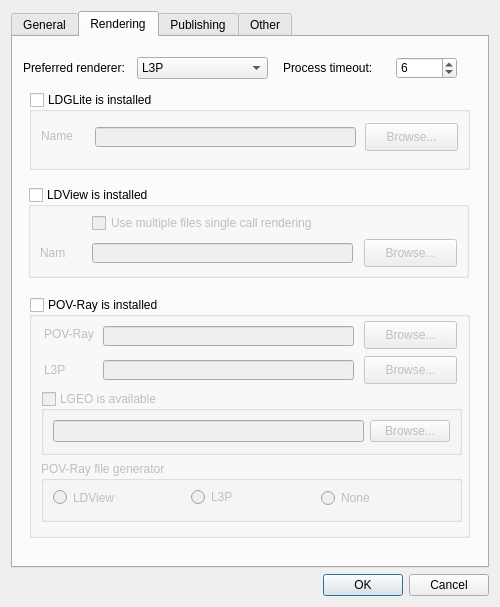
<?xml version="1.0" encoding="UTF-8"?>
<ui version="4.0">
 <author>Travis Cobbs</author>
 <class>PreferencesDialog</class>
 <widget class="QDialog" name="PreferencesDialog">
  <property name="geometry">
   <rect>
    <x>0</x>
    <y>0</y>
    <width>500</width>
    <height>607</height>
   </rect>
  </property>
  <property name="windowTitle">
   <string>LPub3D Preferences</string>
  </property>
  <layout class="QGridLayout" name="gridLayout_6">
   <item row="2" column="0">
    <widget class="QDialogButtonBox" name="buttonBox">
     <property name="orientation">
      <enum>Qt::Horizontal</enum>
     </property>
     <property name="standardButtons">
      <set>QDialogButtonBox::Cancel|QDialogButtonBox::Ok</set>
     </property>
    </widget>
   </item>
   <item row="1" column="0">
    <widget class="QTabWidget" name="tabWidget">
     <property name="currentIndex">
      <number>1</number>
     </property>
     <widget class="QWidget" name="tabGeneral">
      <attribute name="title">
       <string>General</string>
      </attribute>
      <widget class="QGroupBox" name="ldrawBox">
       <property name="geometry">
        <rect>
         <x>10</x>
         <y>15</y>
         <width>451</width>
         <height>91</height>
        </rect>
       </property>
       <property name="toolTip">
        <string>This directory contains the LDraw parts directory</string>
       </property>
       <property name="title">
        <string>LDraw Root Directory</string>
       </property>
       <property name="checkable">
        <bool>false</bool>
       </property>
       <property name="checked">
        <bool>false</bool>
       </property>
       <widget class="QLabel" name="label_6">
        <property name="geometry">
         <rect>
          <x>12</x>
          <y>43</y>
          <width>41</width>
          <height>16</height>
         </rect>
        </property>
        <property name="text">
         <string>Path</string>
        </property>
       </widget>
       <widget class="QLineEdit" name="ldrawPath">
        <property name="geometry">
         <rect>
          <x>59</x>
          <y>41</y>
          <width>281</width>
          <height>20</height>
         </rect>
        </property>
        <property name="minimumSize">
         <size>
          <width>200</width>
          <height>0</height>
         </size>
        </property>
       </widget>
       <widget class="QPushButton" name="browseLDraw">
        <property name="geometry">
         <rect>
          <x>346</x>
          <y>37</y>
          <width>93</width>
          <height>28</height>
         </rect>
        </property>
        <property name="toolTip">
         <string>Use directory dialog to find LDraw directory</string>
        </property>
        <property name="whatsThis">
         <string>This lets you find the LDraw directory</string>
        </property>
        <property name="text">
         <string>Browse...</string>
        </property>
       </widget>
      </widget>
      <widget class="QGroupBox" name="pliBox">
       <property name="geometry">
        <rect>
         <x>10</x>
         <y>235</y>
         <width>451</width>
         <height>91</height>
        </rect>
       </property>
       <property name="toolTip">
        <string>This file controls Part List parts orientation and size</string>
       </property>
       <property name="title">
        <string>Use PLI orientation/size control file</string>
       </property>
       <property name="checkable">
        <bool>true</bool>
       </property>
       <property name="checked">
        <bool>false</bool>
       </property>
       <widget class="QLabel" name="label_5">
        <property name="geometry">
         <rect>
          <x>14</x>
          <y>43</y>
          <width>41</width>
          <height>16</height>
         </rect>
        </property>
        <property name="text">
         <string>Name</string>
        </property>
       </widget>
       <widget class="QLineEdit" name="pliName">
        <property name="geometry">
         <rect>
          <x>59</x>
          <y>41</y>
          <width>281</width>
          <height>20</height>
         </rect>
        </property>
        <property name="minimumSize">
         <size>
          <width>200</width>
          <height>0</height>
         </size>
        </property>
       </widget>
       <widget class="QPushButton" name="browsePli">
        <property name="geometry">
         <rect>
          <x>346</x>
          <y>37</y>
          <width>93</width>
          <height>28</height>
         </rect>
        </property>
        <property name="toolTip">
         <string>Use directory dialog to find the PLI file</string>
        </property>
        <property name="whatsThis">
         <string>Use directory dialog to find the PLI file</string>
        </property>
        <property name="text">
         <string>Browse...</string>
        </property>
       </widget>
      </widget>
      <widget class="QGroupBox" name="fadeStepBox">
       <property name="geometry">
        <rect>
         <x>10</x>
         <y>125</y>
         <width>451</width>
         <height>91</height>
        </rect>
       </property>
       <property name="toolTip">
        <string>This setting allows you to fade previous build step parts </string>
       </property>
       <property name="title">
        <string>Enable Fade Steps</string>
       </property>
       <property name="checkable">
        <bool>true</bool>
       </property>
       <property name="checked">
        <bool>false</bool>
       </property>
       <widget class="QLabel" name="label_10">
        <property name="geometry">
         <rect>
          <x>29</x>
          <y>20</y>
          <width>111</width>
          <height>28</height>
         </rect>
        </property>
        <property name="text">
         <string>Default fade color</string>
        </property>
       </widget>
       <widget class="QComboBox" name="fadeStepColorsCombo">
        <property name="geometry">
         <rect>
          <x>150</x>
          <y>44</y>
          <width>281</width>
          <height>21</height>
         </rect>
        </property>
       </widget>
       <widget class="QLabel" name="fadeStepColorLabel">
        <property name="geometry">
         <rect>
          <x>30</x>
          <y>45</y>
          <width>111</width>
          <height>21</height>
         </rect>
        </property>
        <property name="frameShape">
         <enum>QFrame::Panel</enum>
        </property>
        <property name="frameShadow">
         <enum>QFrame::Sunken</enum>
        </property>
        <property name="text">
         <string/>
        </property>
       </widget>
      </widget>
      <widget class="QGroupBox" name="groupBox">
       <property name="geometry">
        <rect>
         <x>10</x>
         <y>345</y>
         <width>451</width>
         <height>71</height>
        </rect>
       </property>
       <property name="title">
        <string>Default Units</string>
       </property>
       <layout class="QHBoxLayout">
        <item>
         <widget class="QRadioButton" name="Centimeters">
          <property name="text">
           <string>Centimeters</string>
          </property>
         </widget>
        </item>
        <item>
         <widget class="QRadioButton" name="Inches">
          <property name="text">
           <string>Inches</string>
          </property>
         </widget>
        </item>
       </layout>
      </widget>
     </widget>
     <widget class="QWidget" name="tabRendering">
      <attribute name="title">
       <string>Rendering</string>
      </attribute>
      <widget class="QLabel" name="label_4">
       <property name="geometry">
        <rect>
         <x>10</x>
         <y>20</y>
         <width>116</width>
         <height>22</height>
        </rect>
       </property>
       <property name="sizePolicy">
        <sizepolicy hsizetype="Fixed" vsizetype="Preferred">
         <horstretch>0</horstretch>
         <verstretch>0</verstretch>
        </sizepolicy>
       </property>
       <property name="text">
        <string>Preferred renderer:</string>
       </property>
      </widget>
      <widget class="QComboBox" name="preferredRenderer">
       <property name="geometry">
        <rect>
         <x>124</x>
         <y>20</y>
         <width>131</width>
         <height>22</height>
        </rect>
       </property>
       <item>
        <property name="text">
         <string>L3P</string>
        </property>
       </item>
       <item>
        <property name="text">
         <string>LDGLite</string>
        </property>
       </item>
       <item>
        <property name="text">
         <string>LDView</string>
        </property>
       </item>
      </widget>
      <widget class="QGroupBox" name="POVRayBox">
       <property name="geometry">
        <rect>
         <x>16</x>
         <y>260</y>
         <width>441</width>
         <height>241</height>
        </rect>
       </property>
       <property name="title">
        <string>POV-Ray is installed</string>
       </property>
       <property name="checkable">
        <bool>true</bool>
       </property>
       <property name="checked">
        <bool>false</bool>
       </property>
       <widget class="QLabel" name="label_3">
        <property name="geometry">
         <rect>
          <x>15</x>
          <y>29</y>
          <width>51</width>
          <height>16</height>
         </rect>
        </property>
        <property name="text">
         <string>POV-Ray</string>
        </property>
       </widget>
       <widget class="QLineEdit" name="povrayPath">
        <property name="geometry">
         <rect>
          <x>74</x>
          <y>29</y>
          <width>251</width>
          <height>20</height>
         </rect>
        </property>
       </widget>
       <widget class="QPushButton" name="browsePOVRAY">
        <property name="geometry">
         <rect>
          <x>335</x>
          <y>24</y>
          <width>93</width>
          <height>28</height>
         </rect>
        </property>
        <property name="text">
         <string>Browse...</string>
        </property>
       </widget>
       <widget class="QGroupBox" name="lgeoBox">
        <property name="geometry">
         <rect>
          <x>12</x>
          <y>94</y>
          <width>421</width>
          <height>64</height>
         </rect>
        </property>
        <property name="toolTip">
         <string>This library provides higher quality rendering models for POV RAY</string>
        </property>
        <property name="title">
         <string>LGEO is available</string>
        </property>
        <property name="checkable">
         <bool>true</bool>
        </property>
        <property name="checked">
         <bool>false</bool>
        </property>
        <layout class="QGridLayout" name="gridLayout">
         <item row="0" column="0">
          <widget class="QLineEdit" name="lgeoPath">
           <property name="minimumSize">
            <size>
             <width>200</width>
             <height>0</height>
            </size>
           </property>
          </widget>
         </item>
         <item row="0" column="1">
          <widget class="QPushButton" name="browseLGEO">
           <property name="toolTip">
            <string>Use directory dialog to find LGEO directory</string>
           </property>
           <property name="whatsThis">
            <string>This lets you find the LGEO directory</string>
           </property>
           <property name="text">
            <string>Browse...</string>
           </property>
          </widget>
         </item>
        </layout>
       </widget>
       <widget class="QPushButton" name="browseL3P">
        <property name="geometry">
         <rect>
          <x>335</x>
          <y>59</y>
          <width>93</width>
          <height>28</height>
         </rect>
        </property>
        <property name="text">
         <string>Browse...</string>
        </property>
       </widget>
       <widget class="QLineEdit" name="l3pPath">
        <property name="geometry">
         <rect>
          <x>74</x>
          <y>63</y>
          <width>251</width>
          <height>20</height>
         </rect>
        </property>
       </widget>
       <widget class="QLabel" name="label_7">
        <property name="geometry">
         <rect>
          <x>15</x>
          <y>65</y>
          <width>31</width>
          <height>16</height>
         </rect>
        </property>
        <property name="text">
         <string>L3P</string>
        </property>
       </widget>
       <widget class="QGroupBox" name="povFileGeneratorBox">
        <property name="geometry">
         <rect>
          <x>12</x>
          <y>164</y>
          <width>421</width>
          <height>61</height>
         </rect>
        </property>
        <property name="title">
         <string>POV-Ray file generator</string>
        </property>
        <widget class="QRadioButton" name="ldviewFileGenRadio">
         <property name="geometry">
          <rect>
           <x>12</x>
           <y>26</y>
           <width>91</width>
           <height>21</height>
          </rect>
         </property>
         <property name="text">
          <string>LDView</string>
         </property>
        </widget>
        <widget class="QRadioButton" name="l3pFileGenRadio">
         <property name="geometry">
          <rect>
           <x>150</x>
           <y>26</y>
           <width>81</width>
           <height>20</height>
          </rect>
         </property>
         <property name="text">
          <string>L3P</string>
         </property>
        </widget>
        <widget class="QRadioButton" name="noFileGenRadio">
         <property name="geometry">
          <rect>
           <x>280</x>
           <y>27</y>
           <width>81</width>
           <height>20</height>
          </rect>
         </property>
         <property name="text">
          <string>None</string>
         </property>
        </widget>
       </widget>
       <zorder>povrayPath</zorder>
       <zorder>browsePOVRAY</zorder>
       <zorder>lgeoBox</zorder>
       <zorder>browseL3P</zorder>
       <zorder>l3pPath</zorder>
       <zorder>label_3</zorder>
       <zorder>label_7</zorder>
       <zorder>povFileGeneratorBox</zorder>
      </widget>
      <widget class="QGroupBox" name="ldgliteBox">
       <property name="geometry">
        <rect>
         <x>16</x>
         <y>55</y>
         <width>441</width>
         <height>78</height>
        </rect>
       </property>
       <property name="title">
        <string>LDGLite is installed</string>
       </property>
       <property name="checkable">
        <bool>true</bool>
       </property>
       <property name="checked">
        <bool>false</bool>
       </property>
       <widget class="QLabel" name="label">
        <property name="geometry">
         <rect>
          <x>12</x>
          <y>36</y>
          <width>51</width>
          <height>16</height>
         </rect>
        </property>
        <property name="text">
         <string>Name</string>
        </property>
       </widget>
       <widget class="QLineEdit" name="ldglitePath">
        <property name="geometry">
         <rect>
          <x>66</x>
          <y>35</y>
          <width>261</width>
          <height>20</height>
         </rect>
        </property>
       </widget>
       <widget class="QPushButton" name="browseLDGLite">
        <property name="geometry">
         <rect>
          <x>336</x>
          <y>31</y>
          <width>93</width>
          <height>28</height>
         </rect>
        </property>
        <property name="text">
         <string>Browse...</string>
        </property>
       </widget>
      </widget>
      <widget class="QGroupBox" name="ldviewBox">
       <property name="geometry">
        <rect>
         <x>15</x>
         <y>150</y>
         <width>441</width>
         <height>91</height>
        </rect>
       </property>
       <property name="title">
        <string>LDView is installed</string>
       </property>
       <property name="checkable">
        <bool>true</bool>
       </property>
       <property name="checked">
        <bool>false</bool>
       </property>
       <widget class="QLabel" name="label_2">
        <property name="geometry">
         <rect>
          <x>12</x>
          <y>58</y>
          <width>25</width>
          <height>16</height>
         </rect>
        </property>
        <property name="text">
         <string>Name</string>
        </property>
       </widget>
       <widget class="QLineEdit" name="ldviewPath">
        <property name="geometry">
         <rect>
          <x>64</x>
          <y>56</y>
          <width>261</width>
          <height>20</height>
         </rect>
        </property>
       </widget>
       <widget class="QPushButton" name="browseLDView">
        <property name="geometry">
         <rect>
          <x>336</x>
          <y>52</y>
          <width>93</width>
          <height>28</height>
         </rect>
        </property>
        <property name="text">
         <string>Browse...</string>
        </property>
       </widget>
       <widget class="QCheckBox" name="ldviewSingleCall_Chk">
        <property name="geometry">
         <rect>
          <x>64</x>
          <y>26</y>
          <width>261</width>
          <height>20</height>
         </rect>
        </property>
        <property name="toolTip">
         <string>Potentially increase LDView rendering speed.</string>
        </property>
        <property name="statusTip">
         <string>Increase rendering speed with option to render multiple files using a single call to LDView.</string>
        </property>
        <property name="text">
         <string>Use multiple files single call rendering</string>
        </property>
       </widget>
      </widget>
      <widget class="QLabel" name="RenderMessage">
       <property name="geometry">
        <rect>
         <x>20</x>
         <y>500</y>
         <width>431</width>
         <height>20</height>
        </rect>
       </property>
       <property name="text">
        <string/>
       </property>
      </widget>
      <widget class="QLabel" name="label_9">
       <property name="geometry">
        <rect>
         <x>270</x>
         <y>20</y>
         <width>111</width>
         <height>22</height>
        </rect>
       </property>
       <property name="sizePolicy">
        <sizepolicy hsizetype="Fixed" vsizetype="Preferred">
         <horstretch>0</horstretch>
         <verstretch>0</verstretch>
        </sizepolicy>
       </property>
       <property name="contextMenuPolicy">
        <enum>Qt::PreventContextMenu</enum>
       </property>
       <property name="toolTip">
        <string>Set the renderer 'wait for finish' process time in minutes. -1 will not timeout.</string>
       </property>
       <property name="text">
        <string>Process timeout:</string>
       </property>
      </widget>
      <widget class="QSpinBox" name="rendererTimeout">
       <property name="geometry">
        <rect>
         <x>383</x>
         <y>20</y>
         <width>61</width>
         <height>22</height>
        </rect>
       </property>
       <property name="toolTip">
        <string>Set the renderer 'wait for finish' process time in minutes. -1 will not timeout.</string>
       </property>
       <property name="minimum">
        <number>-1</number>
       </property>
       <property name="value">
        <number>6</number>
       </property>
      </widget>
     </widget>
     <widget class="QWidget" name="tabPublishing">
      <attribute name="title">
       <string>Publishing</string>
      </attribute>
      <widget class="QTextEdit" name="publishDescriptionEdit">
       <property name="geometry">
        <rect>
         <x>26</x>
         <y>289</y>
         <width>421</width>
         <height>101</height>
        </rect>
       </property>
       <property name="acceptRichText">
        <bool>false</bool>
       </property>
      </widget>
      <widget class="QGroupBox" name="publishLogoBox">
       <property name="geometry">
        <rect>
         <x>10</x>
         <y>184</y>
         <width>451</width>
         <height>68</height>
        </rect>
       </property>
       <property name="toolTip">
        <string>This directory contains the document logo</string>
       </property>
       <property name="title">
        <string>Document Logo</string>
       </property>
       <property name="checkable">
        <bool>true</bool>
       </property>
       <property name="checked">
        <bool>false</bool>
       </property>
       <widget class="QLabel" name="label_16">
        <property name="geometry">
         <rect>
          <x>12</x>
          <y>32</y>
          <width>51</width>
          <height>16</height>
         </rect>
        </property>
        <property name="text">
         <string>Path</string>
        </property>
       </widget>
       <widget class="QLineEdit" name="publishLogoPath">
        <property name="geometry">
         <rect>
          <x>59</x>
          <y>30</y>
          <width>281</width>
          <height>20</height>
         </rect>
        </property>
        <property name="minimumSize">
         <size>
          <width>200</width>
          <height>0</height>
         </size>
        </property>
       </widget>
       <widget class="QPushButton" name="browsePublishLogo">
        <property name="geometry">
         <rect>
          <x>346</x>
          <y>26</y>
          <width>93</width>
          <height>28</height>
         </rect>
        </property>
        <property name="toolTip">
         <string>Use dialog to select logo file</string>
        </property>
        <property name="whatsThis">
         <string>This lets you select your logo file</string>
        </property>
        <property name="text">
         <string>Browse...</string>
        </property>
       </widget>
      </widget>
      <widget class="QGroupBox" name="publishDescriptionBox">
       <property name="geometry">
        <rect>
         <x>10</x>
         <y>265</y>
         <width>451</width>
         <height>141</height>
        </rect>
       </property>
       <property name="title">
        <string>Publish Description</string>
       </property>
      </widget>
      <widget class="QCheckBox" name="publishTOC_Chk">
       <property name="enabled">
        <bool>false</bool>
       </property>
       <property name="geometry">
        <rect>
         <x>31</x>
         <y>44</y>
         <width>211</width>
         <height>20</height>
        </rect>
       </property>
       <property name="toolTip">
        <string>Generate table of contents in pdf output</string>
       </property>
       <property name="text">
        <string>Generate PDF Table of Contents</string>
       </property>
      </widget>
      <widget class="QLabel" name="label_15">
       <property name="geometry">
        <rect>
         <x>10</x>
         <y>115</y>
         <width>81</width>
         <height>22</height>
        </rect>
       </property>
       <property name="text">
        <string>Default URL:</string>
       </property>
      </widget>
      <widget class="QLineEdit" name="publishURL_Edit">
       <property name="geometry">
        <rect>
         <x>100</x>
         <y>115</y>
         <width>361</width>
         <height>22</height>
        </rect>
       </property>
      </widget>
      <widget class="QLabel" name="label_17">
       <property name="geometry">
        <rect>
         <x>10</x>
         <y>150</y>
         <width>81</width>
         <height>22</height>
        </rect>
       </property>
       <property name="text">
        <string>Default Email:</string>
       </property>
      </widget>
      <widget class="QLineEdit" name="publishEmail_Edit">
       <property name="geometry">
        <rect>
         <x>100</x>
         <y>150</y>
         <width>361</width>
         <height>22</height>
        </rect>
       </property>
      </widget>
      <widget class="QCheckBox" name="generateCoverPages_Chk">
       <property name="geometry">
        <rect>
         <x>251</x>
         <y>45</y>
         <width>211</width>
         <height>20</height>
        </rect>
       </property>
       <property name="toolTip">
        <string>Automatically generate front and back cover page</string>
       </property>
       <property name="text">
        <string>Generate cover pages</string>
       </property>
      </widget>
      <widget class="QCheckBox" name="displayAllAttributes_Chk">
       <property name="geometry">
        <rect>
         <x>251</x>
         <y>17</y>
         <width>211</width>
         <height>20</height>
        </rect>
       </property>
       <property name="toolTip">
        <string>Display all checked or enabled page attributes </string>
       </property>
       <property name="text">
        <string>Display all page attributes</string>
       </property>
      </widget>
      <widget class="QLabel" name="label_8">
       <property name="geometry">
        <rect>
         <x>11</x>
         <y>80</y>
         <width>81</width>
         <height>16</height>
        </rect>
       </property>
       <property name="toolTip">
        <string>Sets the default Author on published documents</string>
       </property>
       <property name="text">
        <string>Default Author:</string>
       </property>
       <property name="buddy">
        <cstring>authorName_Edit</cstring>
       </property>
      </widget>
      <widget class="QLineEdit" name="authorName_Edit">
       <property name="geometry">
        <rect>
         <x>100</x>
         <y>80</y>
         <width>361</width>
         <height>22</height>
        </rect>
       </property>
      </widget>
      <zorder>publishDescriptionBox</zorder>
      <zorder>publishDescriptionEdit</zorder>
      <zorder>publishLogoBox</zorder>
      <zorder>publishTOC_Chk</zorder>
      <zorder>label_15</zorder>
      <zorder>publishURL_Edit</zorder>
      <zorder>label_17</zorder>
      <zorder>publishEmail_Edit</zorder>
      <zorder>generateCoverPages_Chk</zorder>
      <zorder>displayAllAttributes_Chk</zorder>
      <zorder>label_8</zorder>
      <zorder>authorName_Edit</zorder>
     </widget>
     <widget class="QWidget" name="tabOther">
      <attribute name="title">
       <string>Other</string>
      </attribute>
      <widget class="QGroupBox" name="groupBoxUpdates">
       <property name="geometry">
        <rect>
         <x>10</x>
         <y>13</y>
         <width>451</width>
         <height>241</height>
        </rect>
       </property>
       <property name="toolTip">
        <string>Check for newer version online.</string>
       </property>
       <property name="title">
        <string>Check for updates</string>
       </property>
       <widget class="QLabel" name="moduleVersion_lbl">
        <property name="geometry">
         <rect>
          <x>213</x>
          <y>23</y>
          <width>121</width>
          <height>20</height>
         </rect>
        </property>
        <property name="toolTip">
         <string>Change the installed version to use when comparing with update version. Use to override installed version.</string>
        </property>
        <property name="text">
         <string>Version installed </string>
        </property>
        <property name="alignment">
         <set>Qt::AlignLeading|Qt::AlignLeft|Qt::AlignVCenter</set>
        </property>
       </widget>
       <widget class="QCheckBox" name="showAllNotificstions_Chk">
        <property name="geometry">
         <rect>
          <x>15</x>
          <y>53</y>
          <width>181</width>
          <height>16</height>
         </rect>
        </property>
        <property name="toolTip">
         <string>Show progress details while checking for updates</string>
        </property>
        <property name="text">
         <string>Show progress details</string>
        </property>
       </widget>
       <widget class="QCheckBox" name="showUpdateNotifications_Chk">
        <property name="geometry">
         <rect>
          <x>15</x>
          <y>82</y>
          <width>181</width>
          <height>16</height>
         </rect>
        </property>
        <property name="toolTip">
         <string>Notify user when and update is available</string>
        </property>
        <property name="text">
         <string>Show update available</string>
        </property>
        <property name="checked">
         <bool>false</bool>
        </property>
       </widget>
       <widget class="QCheckBox" name="enableDownloader_Chk">
        <property name="geometry">
         <rect>
          <x>213</x>
          <y>53</y>
          <width>171</width>
          <height>16</height>
         </rect>
        </property>
        <property name="toolTip">
         <string>Download the update directly instead of opening download link through a browser</string>
        </property>
        <property name="text">
         <string>Enable downloader</string>
        </property>
        <property name="checked">
         <bool>false</bool>
        </property>
       </widget>
       <widget class="QGroupBox" name="groupBoxChangeLog">
        <property name="geometry">
         <rect>
          <x>10</x>
          <y>110</y>
          <width>431</width>
          <height>121</height>
         </rect>
        </property>
        <property name="title">
         <string>Changelog</string>
        </property>
        <layout class="QVBoxLayout" name="verticalLayout_4">
         <item>
          <widget class="QTextBrowser" name="changeLog_txbr">
           <property name="readOnly">
            <bool>true</bool>
           </property>
           <property name="html">
            <string>&lt;!DOCTYPE HTML PUBLIC &quot;-//W3C//DTD HTML 4.0//EN&quot; &quot;http://www.w3.org/TR/REC-html40/strict.dtd&quot;&gt;
&lt;html&gt;&lt;head&gt;&lt;meta name=&quot;qrichtext&quot; content=&quot;1&quot; /&gt;&lt;style type=&quot;text/css&quot;&gt;
p, li { white-space: pre-wrap; }
&lt;/style&gt;&lt;/head&gt;&lt;body style=&quot; font-family:'MS Shell Dlg 2'; font-size:7.8pt; font-weight:400; font-style:normal;&quot;&gt;
&lt;p style=&quot;-qt-paragraph-type:empty; margin-top:0px; margin-bottom:0px; margin-left:0px; margin-right:0px; -qt-block-indent:0; text-indent:0px;&quot;&gt;&lt;br /&gt;&lt;/p&gt;&lt;/body&gt;&lt;/html&gt;</string>
           </property>
          </widget>
         </item>
        </layout>
       </widget>
       <widget class="QPushButton" name="checkForUpdates_btn">
        <property name="geometry">
         <rect>
          <x>326</x>
          <y>75</y>
          <width>111</width>
          <height>28</height>
         </rect>
        </property>
        <property name="toolTip">
         <string>Click to check for update</string>
        </property>
        <property name="text">
         <string>Check for Updates</string>
        </property>
       </widget>
       <widget class="QComboBox" name="moduleVersion_Combo">
        <property name="geometry">
         <rect>
          <x>325</x>
          <y>22</y>
          <width>111</width>
          <height>22</height>
         </rect>
        </property>
        <property name="toolTip">
         <string>Change the installed version to use when comparing with update version. Use to override installed version.</string>
        </property>
       </widget>
       <widget class="QComboBox" name="checkUpdateFrequency_Combo">
        <property name="geometry">
         <rect>
          <x>90</x>
          <y>22</y>
          <width>111</width>
          <height>22</height>
         </rect>
        </property>
        <property name="toolTip">
         <string>Select check for update frequency</string>
        </property>
        <item>
         <property name="text">
          <string>Never</string>
         </property>
        </item>
        <item>
         <property name="text">
          <string>Once a day</string>
         </property>
        </item>
        <item>
         <property name="text">
          <string>Once a week</string>
         </property>
        </item>
        <item>
         <property name="text">
          <string>Once a month</string>
         </property>
        </item>
       </widget>
       <widget class="QLabel" name="frequency_lbl">
        <property name="geometry">
         <rect>
          <x>16</x>
          <y>23</y>
          <width>61</width>
          <height>20</height>
         </rect>
        </property>
        <property name="contextMenuPolicy">
         <enum>Qt::NoContextMenu</enum>
        </property>
        <property name="text">
         <string>Frequency</string>
        </property>
       </widget>
      </widget>
      <widget class="Line" name="line">
       <property name="geometry">
        <rect>
         <x>10</x>
         <y>257</y>
         <width>451</width>
         <height>16</height>
        </rect>
       </property>
       <property name="orientation">
        <enum>Qt::Horizontal</enum>
       </property>
      </widget>
      <widget class="QGroupBox" name="groupBoxSearchDirs">
       <property name="geometry">
        <rect>
         <x>10</x>
         <y>270</y>
         <width>451</width>
         <height>161</height>
        </rect>
       </property>
       <property name="title">
        <string>LDraw Content Search Directories</string>
       </property>
       <widget class="QTextEdit" name="textEditSearchDirs">
        <property name="enabled">
         <bool>true</bool>
        </property>
        <property name="geometry">
         <rect>
          <x>20</x>
          <y>54</y>
          <width>371</width>
          <height>91</height>
         </rect>
        </property>
        <property name="acceptDrops">
         <bool>false</bool>
        </property>
        <property name="toolTip">
         <string>Search directories</string>
        </property>
        <property name="readOnly">
         <bool>false</bool>
        </property>
       </widget>
       <widget class="QPushButton" name="pushButtonReset">
        <property name="geometry">
         <rect>
          <x>401</x>
          <y>54</y>
          <width>30</width>
          <height>30</height>
         </rect>
        </property>
        <property name="toolTip">
         <string>Reset LPub3D LDraw search directories to default</string>
        </property>
        <property name="text">
         <string/>
        </property>
        <property name="icon">
         <iconset resource="lpub.qrc">
          <normaloff>:/resources/resetsetting.png</normaloff>:/resources/resetsetting.png</iconset>
        </property>
        <property name="iconSize">
         <size>
          <width>25</width>
          <height>25</height>
         </size>
        </property>
       </widget>
       <widget class="QLineEdit" name="lineEditIniFile">
        <property name="geometry">
         <rect>
          <x>20</x>
          <y>23</y>
          <width>411</width>
          <height>22</height>
         </rect>
        </property>
        <property name="toolTip">
         <string>LDraw.ini file path dialog</string>
        </property>
        <property name="readOnly">
         <bool>false</bool>
        </property>
       </widget>
      </widget>
     </widget>
    </widget>
   </item>
  </layout>
 </widget>
 <resources>
  <include location="lpub.qrc"/>
 </resources>
 <connections>
  <connection>
   <sender>buttonBox</sender>
   <signal>accepted()</signal>
   <receiver>PreferencesDialog</receiver>
   <slot>accept()</slot>
   <hints>
    <hint type="sourcelabel">
     <x>254</x>
     <y>365</y>
    </hint>
    <hint type="destinationlabel">
     <x>157</x>
     <y>274</y>
    </hint>
   </hints>
  </connection>
  <connection>
   <sender>buttonBox</sender>
   <signal>rejected()</signal>
   <receiver>PreferencesDialog</receiver>
   <slot>reject()</slot>
   <hints>
    <hint type="sourcelabel">
     <x>322</x>
     <y>365</y>
    </hint>
    <hint type="destinationlabel">
     <x>286</x>
     <y>274</y>
    </hint>
   </hints>
  </connection>
 </connections>
</ui>
